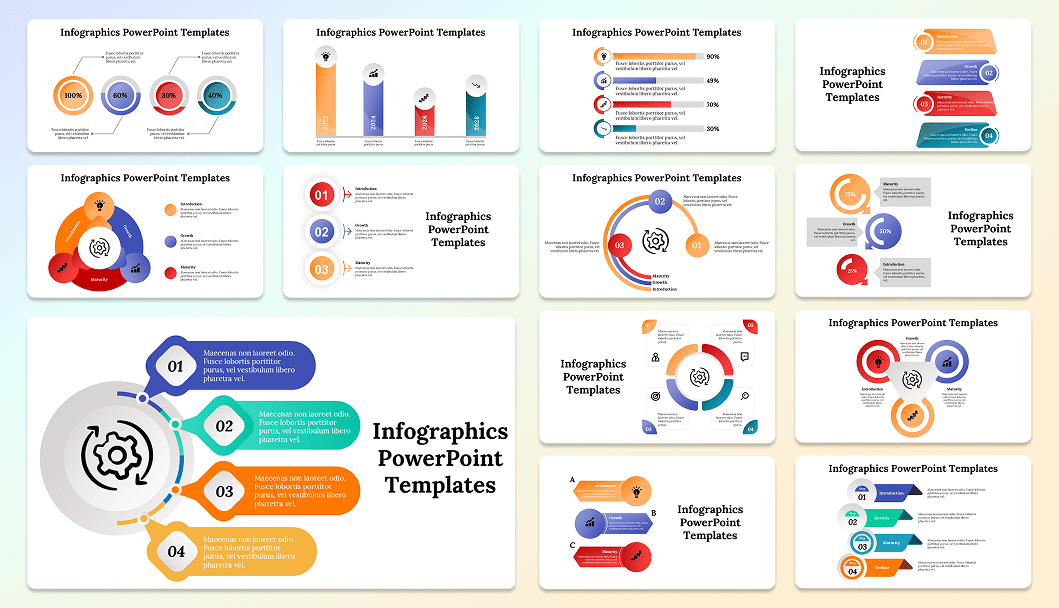
#> input picture assets/slides/slide1.png, 1059 x 608 px; its folder holds only this picture in this run
$ python test_slide_controller.py
#> lines starting #> are read from the running program, lines starting #| are printed output that depends on the picture
### utils/slide_controller.py
import os
import cv2


class SlideController:
    def __init__(self):
        base_dir = os.path.abspath(
            os.path.join(os.path.dirname(__file__), "..")
        )

        self.slides_folder = os.path.join(
            base_dir,
            "assets",
            "slides"
        )

        self.slides = self.load_slides()

        self.current_slide_index = 0

    def load_slides(self):

        valid_extensions = (
            ".png",
            ".jpg",
            ".jpeg"
        )

        slides = [
            os.path.join(self.slides_folder, file)

            for file in os.listdir(self.slides_folder)

            if file.lower().endswith(valid_extensions)
        ]

        slides.sort()

        if not slides:
            raise FileNotFoundError(
                "No slide images found in assets/slides"
            )

        return slides

    def get_current_slide(self):

        slide_path = self.slides[self.current_slide_index]

        slide = cv2.imread(slide_path)
#> slide is the input picture: shape (608, 1059, 3); mean B, G, R 226.9, 230.9, 233.6

        if slide is None:
            raise FileNotFoundError(
                f"Could not load slide: {slide_path}"
            )

        return slide

    # [9 lines left out: functions next_slide, previous_slide, not called in this run]

    def get_slide_number(self):

        return self.current_slide_index + 1

    def get_total_slides(self):

        return len(self.slides)

### app/test_slide_controller.py
import cv2
import sys
import os

# Allow importing from parent folder
sys.path.append(
    os.path.abspath(
        os.path.join(os.path.dirname(__file__), "..")
    )
)

from utils.slide_controller import SlideController


# Create slide controller object
controller = SlideController()


while True:

    # Get current slide
    slide = controller.get_current_slide()

    # Resize slide window
    slide = cv2.resize(slide, (900, 600))
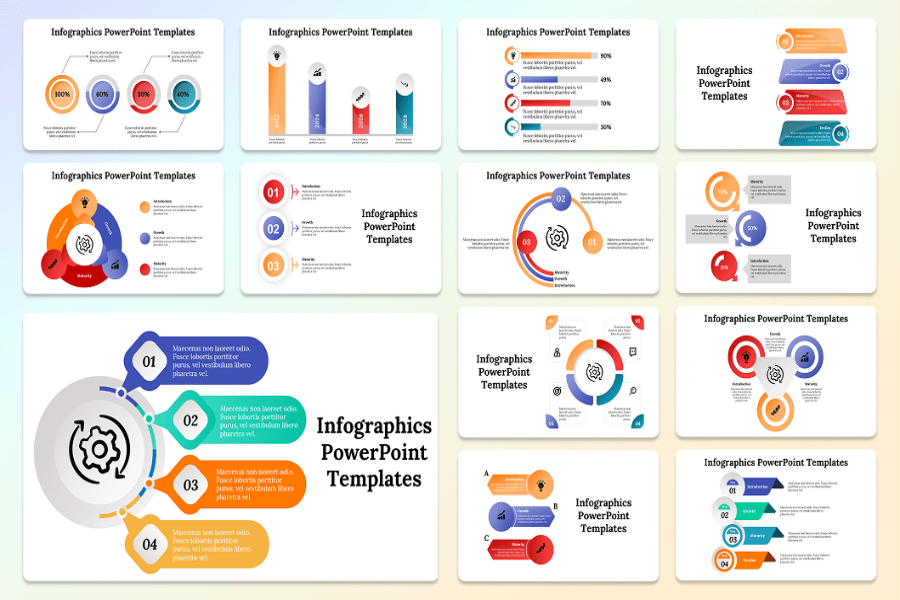
#> slide: shape (600, 900, 3); mean B, G, R 226.9, 230.8, 233.6

    # Slide number text
    slide_text = (
        f"Slide {controller.get_slide_number()} / "
        f"{controller.get_total_slides()}"
    )

    # Display slide number
    cv2.putText(
        slide,
        slide_text,
        (30, 50),
        cv2.FONT_HERSHEY_SIMPLEX,
        1,
        (0, 0, 255),
        2
    )

    # Display controls
    cv2.putText(
        slide,
        "Right arrow / n = next | Left arrow / p = previous | q = quit",
        (30, 580),
        cv2.FONT_HERSHEY_SIMPLEX,
        0.7,
        (0, 0, 255),
        2
    )
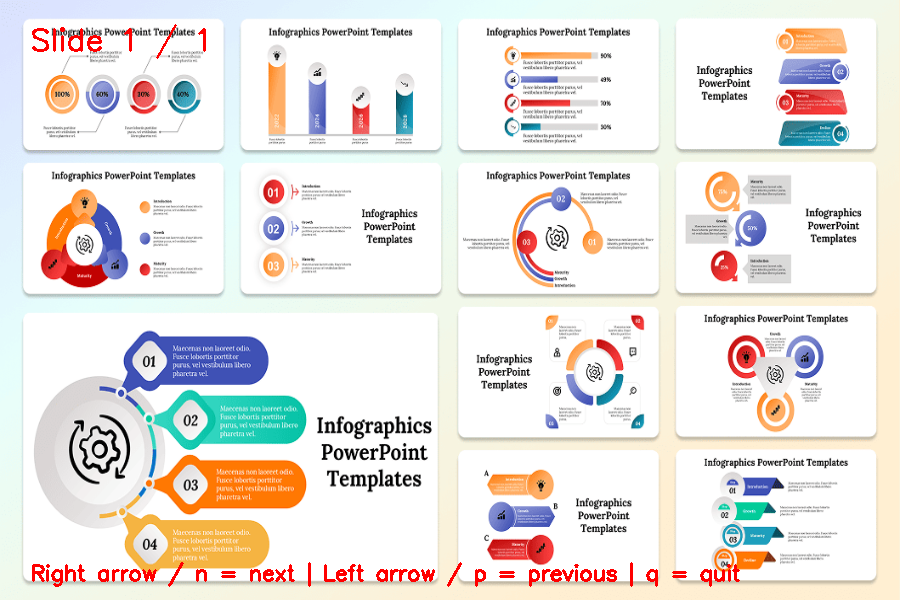
#> slide: shape (600, 900, 3); mean B, G, R 224.8, 228.7, 233.6

    # Show slide
    cv2.imshow(
        "Slide Controller Test",
        slide
    )

    # Wait for keyboard input
    key = cv2.waitKeyEx(100)
#> (key q is pressed here)

    # Next slide
    if key == ord("n") or key == 2555904:
        controller.next_slide()
        print(f"Next Slide -> {controller.get_slide_number()}")

    # Previous slide
    elif key == ord("p") or key == 2424832:
        controller.previous_slide()
        print(f"Previous Slide -> {controller.get_slide_number()}")

    # Quit
    elif key == ord("q"):
        print("Quit")
        break


cv2.destroyAllWindows()

$ run again, on assets/slides/slide2.jpg
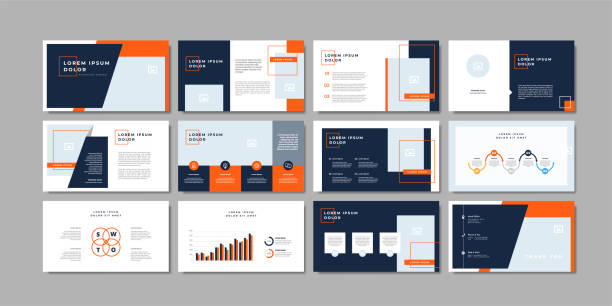
#> input picture assets/slides/slide2.jpg, 612 x 306 px
#> in get_current_slide, slide is the input picture: shape (306, 612, 3); mean B, G, R 179.3, 176.5, 177.3
#> `slide = cv2.resize(slide, (900, 600))`:
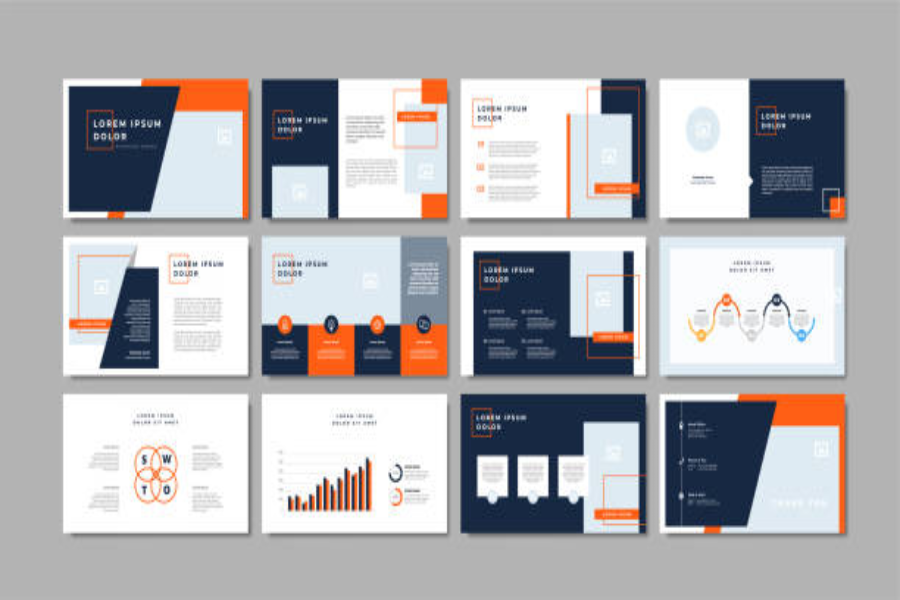
#> slide: shape (600, 900, 3); mean B, G, R 179.2, 176.5, 177.3
#> `cv2.putText( slide, "Right arrow / n = next | Left arrow / p = previou..`:
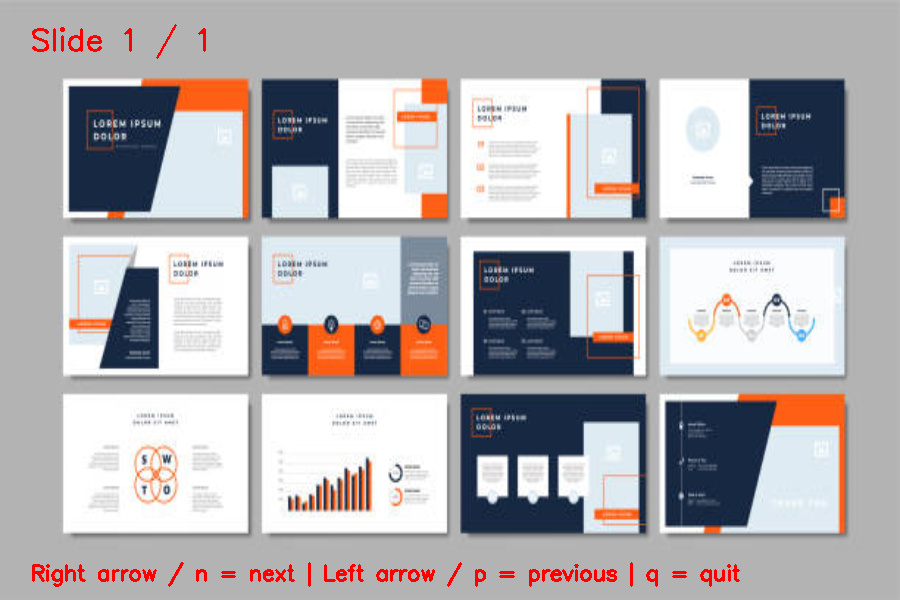
#> slide: shape (600, 900, 3); mean B, G, R 177.7, 174.9, 177.9

$ run again, on assets/slides/slide3.jpg
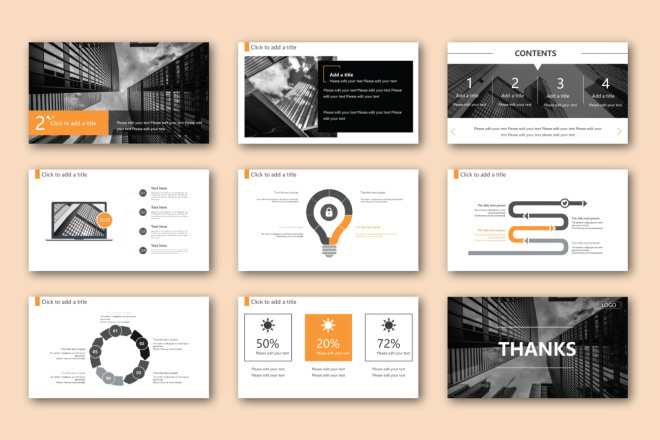
#> input picture assets/slides/slide3.jpg, 660 x 440 px
#> in get_current_slide, slide is the input picture: shape (440, 660, 3); mean B, G, R 179.2, 191.5, 204.9
#> `slide = cv2.resize(slide, (900, 600))`:
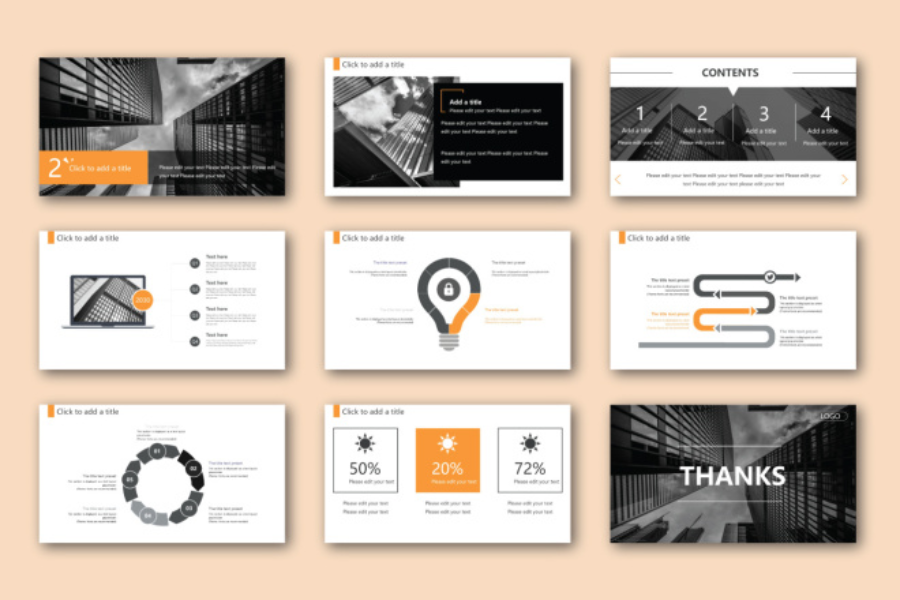
#> slide: shape (600, 900, 3); mean B, G, R 179.1, 191.5, 204.8
#> `cv2.putText( slide, "Right arrow / n = next | Left arrow / p = previou..`:
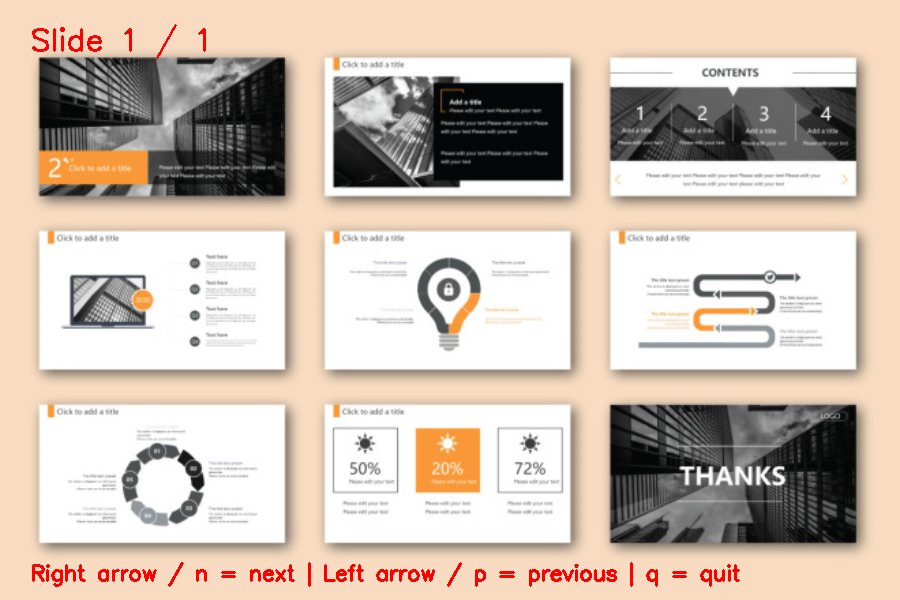
#> slide: shape (600, 900, 3); mean B, G, R 177.5, 189.6, 204.9
